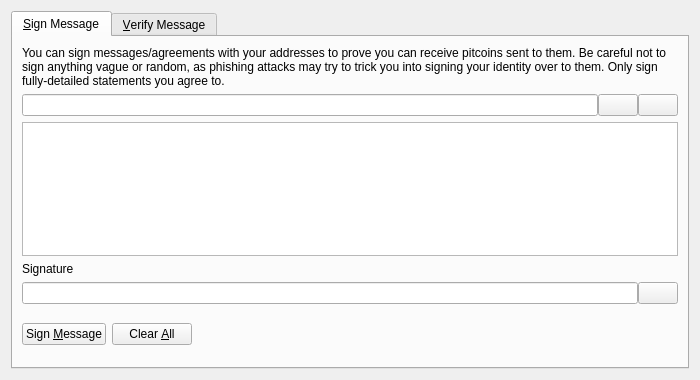
<?xml version="1.0" encoding="UTF-8"?>
<ui version="4.0">
 <class>SignVerifyMessageDialog</class>
 <widget class="QDialog" name="SignVerifyMessageDialog">
  <property name="geometry">
   <rect>
    <x>0</x>
    <y>0</y>
    <width>700</width>
    <height>380</height>
   </rect>
  </property>
  <property name="windowTitle">
   <string>Signatures - Sign / Verify a Message</string>
  </property>
  <property name="modal">
   <bool>true</bool>
  </property>
  <layout class="QVBoxLayout" name="verticalLayout">
   <item>
    <widget class="QTabWidget" name="tabWidget">
     <property name="currentIndex">
      <number>0</number>
     </property>
     <widget class="QWidget" name="tabSignMessage">
      <attribute name="title">
       <string>&amp;Sign Message</string>
      </attribute>
      <layout class="QVBoxLayout" name="verticalLayout_SM">
       <item>
        <widget class="QLabel" name="infoLabel_SM">
         <property name="text">
          <string>You can sign messages/agreements with your addresses to prove you can receive pitcoins sent to them. Be careful not to sign anything vague or random, as phishing attacks may try to trick you into signing your identity over to them. Only sign fully-detailed statements you agree to.</string>
         </property>
         <property name="textFormat">
          <enum>Qt::PlainText</enum>
         </property>
         <property name="wordWrap">
          <bool>true</bool>
         </property>
        </widget>
       </item>
       <item>
        <layout class="QHBoxLayout" name="horizontalLayout_1_SM">
         <property name="spacing">
          <number>0</number>
         </property>
         <item>
          <widget class="QValidatedLineEdit" name="addressIn_SM">
           <property name="toolTip">
            <string>The PitCoin address to sign the message with</string>
           </property>
          </widget>
         </item>
         <item>
          <widget class="QPushButton" name="addressBookButton_SM">
           <property name="toolTip">
            <string>Choose previously used address</string>
           </property>
           <property name="text">
            <string/>
           </property>
           <property name="icon">
            <iconset resource="../bitcoin.qrc">
             <normaloff>:/icons/address-book</normaloff>:/icons/address-book</iconset>
           </property>
           <property name="shortcut">
            <string>Alt+A</string>
           </property>
           <property name="autoDefault">
            <bool>false</bool>
           </property>
          </widget>
         </item>
         <item>
          <widget class="QPushButton" name="pasteButton_SM">
           <property name="toolTip">
            <string>Paste address from clipboard</string>
           </property>
           <property name="text">
            <string/>
           </property>
           <property name="icon">
            <iconset resource="../bitcoin.qrc">
             <normaloff>:/icons/editpaste</normaloff>:/icons/editpaste</iconset>
           </property>
           <property name="shortcut">
            <string>Alt+P</string>
           </property>
           <property name="autoDefault">
            <bool>false</bool>
           </property>
          </widget>
         </item>
        </layout>
       </item>
       <item>
        <widget class="QPlainTextEdit" name="messageIn_SM">
         <property name="toolTip">
          <string>Enter the message you want to sign here</string>
         </property>
        </widget>
       </item>
       <item>
        <widget class="QLabel" name="signatureLabel_SM">
         <property name="text">
          <string>Signature</string>
         </property>
         <property name="textFormat">
          <enum>Qt::PlainText</enum>
         </property>
        </widget>
       </item>
       <item>
        <layout class="QHBoxLayout" name="horizontalLayout_2_SM">
         <property name="spacing">
          <number>0</number>
         </property>
         <item>
          <widget class="QLineEdit" name="signatureOut_SM">
           <property name="font">
            <font>
             <italic>true</italic>
            </font>
           </property>
           <property name="readOnly">
            <bool>true</bool>
           </property>
          </widget>
         </item>
         <item>
          <widget class="QPushButton" name="copySignatureButton_SM">
           <property name="toolTip">
            <string>Copy the current signature to the system clipboard</string>
           </property>
           <property name="text">
            <string/>
           </property>
           <property name="icon">
            <iconset resource="../bitcoin.qrc">
             <normaloff>:/icons/editcopy</normaloff>:/icons/editcopy</iconset>
           </property>
           <property name="autoDefault">
            <bool>false</bool>
           </property>
          </widget>
         </item>
        </layout>
       </item>
       <item>
        <layout class="QHBoxLayout" name="horizontalLayout_3_SM">
         <item>
          <widget class="QPushButton" name="signMessageButton_SM">
           <property name="toolTip">
            <string>Sign the message to prove you own this PitCoin address</string>
           </property>
           <property name="text">
            <string>Sign &amp;Message</string>
           </property>
           <property name="icon">
            <iconset resource="../bitcoin.qrc">
             <normaloff>:/icons/edit</normaloff>:/icons/edit</iconset>
           </property>
           <property name="autoDefault">
            <bool>false</bool>
           </property>
          </widget>
         </item>
         <item>
          <widget class="QPushButton" name="clearButton_SM">
           <property name="toolTip">
            <string>Reset all sign message fields</string>
           </property>
           <property name="text">
            <string>Clear &amp;All</string>
           </property>
           <property name="icon">
            <iconset resource="../bitcoin.qrc">
             <normaloff>:/icons/remove</normaloff>:/icons/remove</iconset>
           </property>
           <property name="autoDefault">
            <bool>false</bool>
           </property>
          </widget>
         </item>
         <item>
          <spacer name="horizontalSpacer_1_SM">
           <property name="orientation">
            <enum>Qt::Horizontal</enum>
           </property>
           <property name="sizeHint" stdset="0">
            <size>
             <width>40</width>
             <height>48</height>
            </size>
           </property>
          </spacer>
         </item>
         <item>
          <widget class="QLabel" name="statusLabel_SM">
           <property name="font">
            <font>
             <weight>75</weight>
             <bold>true</bold>
            </font>
           </property>
           <property name="text">
            <string/>
           </property>
           <property name="wordWrap">
            <bool>true</bool>
           </property>
          </widget>
         </item>
         <item>
          <spacer name="horizontalSpacer_2_SM">
           <property name="orientation">
            <enum>Qt::Horizontal</enum>
           </property>
           <property name="sizeHint" stdset="0">
            <size>
             <width>40</width>
             <height>48</height>
            </size>
           </property>
          </spacer>
         </item>
        </layout>
       </item>
      </layout>
     </widget>
     <widget class="QWidget" name="tabVerifyMessage">
      <attribute name="title">
       <string>&amp;Verify Message</string>
      </attribute>
      <layout class="QVBoxLayout" name="verticalLayout_VM">
       <item>
        <widget class="QLabel" name="infoLabel_VM">
         <property name="text">
          <string>Enter the receiver's address, message (ensure you copy line breaks, spaces, tabs, etc. exactly) and signature below to verify the message. Be careful not to read more into the signature than what is in the signed message itself, to avoid being tricked by a man-in-the-middle attack. Note that this only proves the signing party receives with the address, it cannot prove sendership of any transaction!</string>
         </property>
         <property name="textFormat">
          <enum>Qt::PlainText</enum>
         </property>
         <property name="alignment">
          <set>Qt::AlignLeading|Qt::AlignLeft|Qt::AlignTop</set>
         </property>
         <property name="wordWrap">
          <bool>true</bool>
         </property>
        </widget>
       </item>
       <item>
        <layout class="QHBoxLayout" name="horizontalLayout_1_VM">
         <property name="spacing">
          <number>0</number>
         </property>
         <item>
          <widget class="QValidatedLineEdit" name="addressIn_VM">
           <property name="toolTip">
            <string>The PitCoin address the message was signed with</string>
           </property>
          </widget>
         </item>
         <item>
          <widget class="QPushButton" name="addressBookButton_VM">
           <property name="toolTip">
            <string>Choose previously used address</string>
           </property>
           <property name="text">
            <string/>
           </property>
           <property name="icon">
            <iconset resource="../bitcoin.qrc">
             <normaloff>:/icons/address-book</normaloff>:/icons/address-book</iconset>
           </property>
           <property name="shortcut">
            <string>Alt+A</string>
           </property>
           <property name="autoDefault">
            <bool>false</bool>
           </property>
          </widget>
         </item>
        </layout>
       </item>
       <item>
        <widget class="QPlainTextEdit" name="messageIn_VM"/>
       </item>
       <item>
        <widget class="QValidatedLineEdit" name="signatureIn_VM"/>
       </item>
       <item>
        <layout class="QHBoxLayout" name="horizontalLayout_2_VM">
         <item>
          <widget class="QPushButton" name="verifyMessageButton_VM">
           <property name="toolTip">
            <string>Verify the message to ensure it was signed with the specified PitCoin address</string>
           </property>
           <property name="text">
            <string>Verify &amp;Message</string>
           </property>
           <property name="icon">
            <iconset resource="../bitcoin.qrc">
             <normaloff>:/icons/transaction_0</normaloff>:/icons/transaction_0</iconset>
           </property>
           <property name="autoDefault">
            <bool>false</bool>
           </property>
          </widget>
         </item>
         <item>
          <widget class="QPushButton" name="clearButton_VM">
           <property name="toolTip">
            <string>Reset all verify message fields</string>
           </property>
           <property name="text">
            <string>Clear &amp;All</string>
           </property>
           <property name="icon">
            <iconset resource="../bitcoin.qrc">
             <normaloff>:/icons/remove</normaloff>:/icons/remove</iconset>
           </property>
           <property name="autoDefault">
            <bool>false</bool>
           </property>
          </widget>
         </item>
         <item>
          <spacer name="horizontalSpacer_1_VM">
           <property name="orientation">
            <enum>Qt::Horizontal</enum>
           </property>
           <property name="sizeHint" stdset="0">
            <size>
             <width>40</width>
             <height>48</height>
            </size>
           </property>
          </spacer>
         </item>
         <item>
          <widget class="QLabel" name="statusLabel_VM">
           <property name="font">
            <font>
             <weight>75</weight>
             <bold>true</bold>
            </font>
           </property>
           <property name="text">
            <string/>
           </property>
           <property name="wordWrap">
            <bool>true</bool>
           </property>
          </widget>
         </item>
         <item>
          <spacer name="horizontalSpacer_2_VM">
           <property name="orientation">
            <enum>Qt::Horizontal</enum>
           </property>
           <property name="sizeHint" stdset="0">
            <size>
             <width>40</width>
             <height>48</height>
            </size>
           </property>
          </spacer>
         </item>
        </layout>
       </item>
      </layout>
     </widget>
    </widget>
   </item>
  </layout>
 </widget>
 <customwidgets>
  <customwidget>
   <class>QValidatedLineEdit</class>
   <extends>QLineEdit</extends>
   <header>qvalidatedlineedit.h</header>
  </customwidget>
 </customwidgets>
 <resources>
  <include location="../bitcoin.qrc"/>
 </resources>
 <connections/>
</ui>
